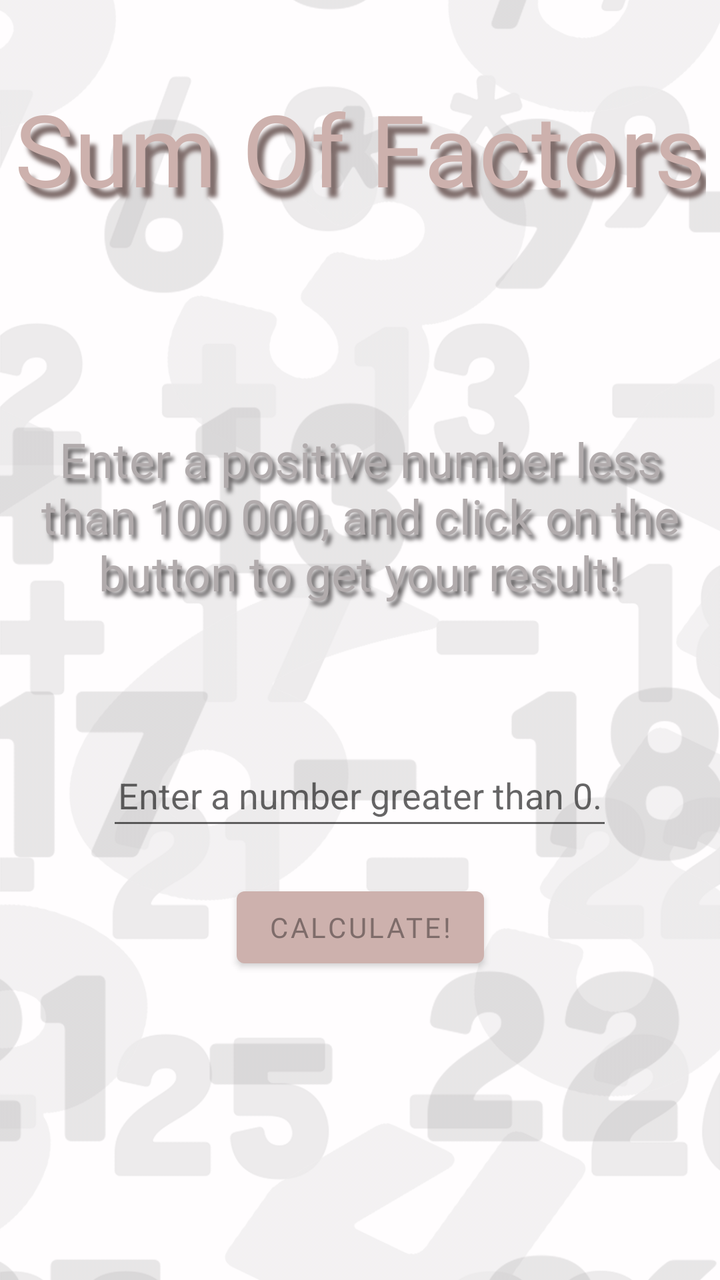
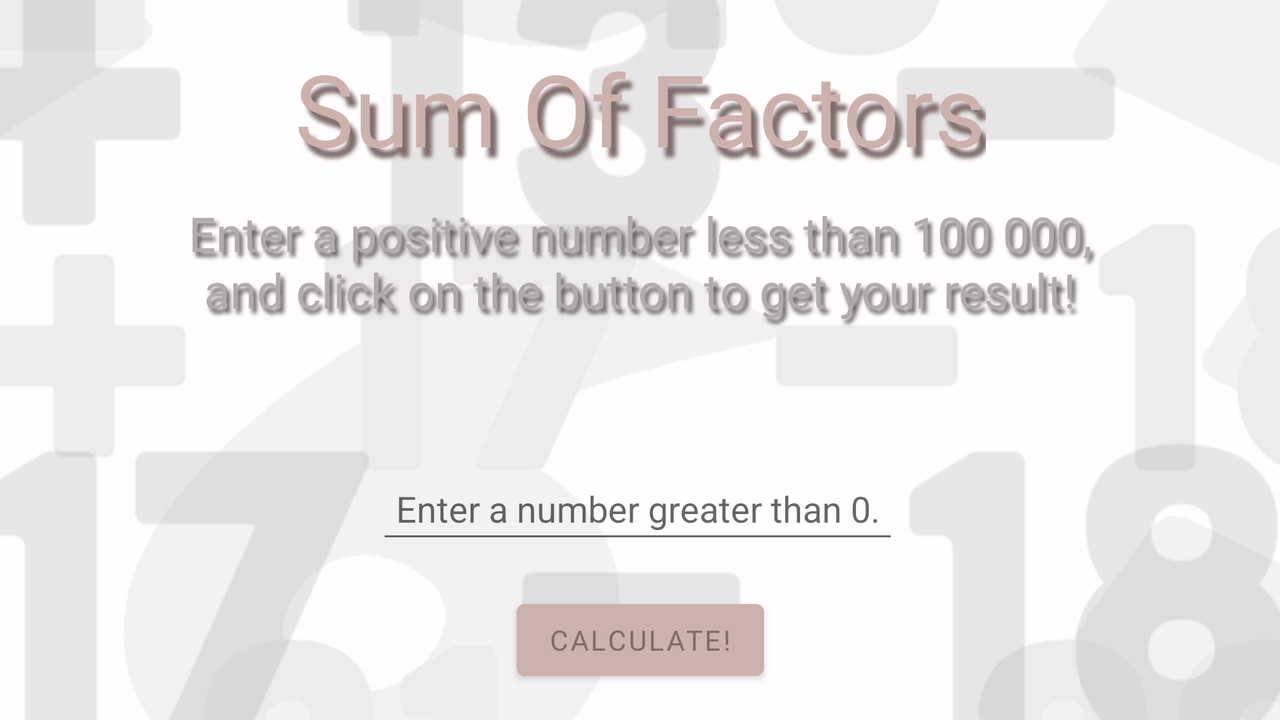

Two renders of one Android screen. The first uses the default layout on a phone; the second uses the alternative layout the repository ships for a different screen configuration, on a matching device. The two XML files are below.
<!-- AndroidManifest.xml: application theme Theme.SumOfFactorsApp -->
<!-- res/layout/activity_main.xml -->
<?xml version="1.0" encoding="utf-8"?>
<androidx.constraintlayout.widget.ConstraintLayout xmlns:android="http://schemas.android.com/apk/res/android"
    xmlns:app="http://schemas.android.com/apk/res-auto"
    xmlns:tools="http://schemas.android.com/tools"
    android:layout_width="match_parent"
    android:layout_height="match_parent"
    android:background="@color/very_light_pink"
    tools:context=".MainActivity">

    <ImageView
        android:id="@+id/backgroundImage"
        android:layout_width="fill_parent"
        android:layout_height="fill_parent"
        android:alpha=".4"
        android:scaleType="centerCrop"
        app:layout_constraintBottom_toBottomOf="parent"
        app:layout_constraintEnd_toEndOf="parent"
        app:layout_constraintStart_toStartOf="parent"
        app:layout_constraintTop_toTopOf="parent"
        app:srcCompat="@drawable/letsgoo"
        tools:ignore="ImageContrastCheck"
        android:contentDescription="@string/todo" />

    <TextView
        android:id="@+id/titleMainPage"
        android:layout_width="wrap_content"
        android:layout_height="wrap_content"
        android:alpha="1"
        android:fontFamily="@font/carter_one"
        android:shadowColor="#7E6C6A"
        android:shadowDx="10"
        android:shadowDy="15"
        android:shadowRadius="5"
        android:text="@string/sum_of_factors"
        android:textColor="#CDB1AD"
        android:textSize="50sp"
        app:layout_constraintBottom_toBottomOf="parent"
        app:layout_constraintLeft_toLeftOf="parent"
        app:layout_constraintRight_toRightOf="parent"
        app:layout_constraintTop_toTopOf="parent"
        app:layout_constraintVertical_bias="0.071"
        tools:ignore="TextContrastCheck" />

    <TextView
        android:id="@+id/titleInformation"
        android:layout_width="338dp"
        android:layout_height="146dp"
        android:fontFamily="@font/carter_one"
        android:shadowColor="#5A5758"
        android:shadowDx="5"
        android:shadowDy="7"
        android:shadowRadius="5"
        android:text="@string/enter_a_positive_number_less_than_100_000_and_click_on_the_button_to_get_your_result"
        android:textAlignment="center"
        android:textColor="#B1ABAC"
        android:textSize="24sp"
        app:layout_constraintBottom_toBottomOf="parent"
        app:layout_constraintEnd_toEndOf="parent"
        app:layout_constraintHorizontal_bias="0.493"
        app:layout_constraintStart_toStartOf="parent"
        app:layout_constraintTop_toBottomOf="@+id/titleMainPage"
        app:layout_constraintVertical_bias="0.274"
        tools:ignore="TextContrastCheck" />

    <Button
        android:id="@+id/calculateButton"
        android:layout_width="wrap_content"
        android:layout_height="wrap_content"
        android:layout_marginTop="16dp"
        android:layout_marginBottom="128dp"
        android:fontFamily="@font/carter_one"
        android:text="@string/calculate"
        android:textColor="#7E6C6A"
        app:layout_constraintBottom_toBottomOf="parent"
        app:layout_constraintEnd_toEndOf="parent"
        app:layout_constraintStart_toStartOf="parent"
        app:layout_constraintTop_toBottomOf="@+id/userInput"
        app:layout_constraintVertical_bias="0.125"
        tools:ignore="TextContrastCheck" />

    <EditText
        android:id="@+id/userInput"
        android:layout_width="253dp"
        android:layout_height="48dp"
        android:ems="10"
        android:gravity="center"
        android:hint="@string/enter_a_number_greater_than_0"
        android:importantForAutofill="no"
        android:inputType="number"
        android:maxLength="5"
        android:minHeight="48dp"
        app:layout_constraintBottom_toBottomOf="parent"
        app:layout_constraintEnd_toEndOf="parent"
        app:layout_constraintHorizontal_bias="0.497"
        app:layout_constraintStart_toStartOf="parent"
        app:layout_constraintTop_toBottomOf="@+id/titleInformation"
        app:layout_constraintVertical_bias="0.054"
        tools:ignore="TextContrastCheck" />


</androidx.constraintlayout.widget.ConstraintLayout>
<!-- resources referenced by this layout -->
<resources>
  <color name="very_light_pink">#FFFDFE</color>
  <!-- drawable letsgoo: png bitmap (drawable, 284484 bytes) -->
  <string name="calculate">Calculate!</string>
  <string name="enter_a_number_greater_than_0">Enter a number greater than 0.</string>
  <string name="enter_a_positive_number_less_than_100_000_and_click_on_the_button_to_get_your_result">Enter a positive number less than 100 000, and click on the button to get your result!</string>
  <string name="sum_of_factors">Sum Of Factors</string>
  <string name="todo">TODO</string>
  <style name="Theme.SumOfFactorsApp" parent="Theme.MaterialComponents.DayNight.DarkActionBar">
          
          <item name="colorPrimary">@color/medium_light_red</item>
          <item name="colorPrimaryVariant">@color/light_red</item>
          <item name="colorOnPrimary">@color/light_pink</item>
          
          <item name="colorSecondary">@color/grey</item>
          <item name="colorSecondaryVariant">@color/light_grey</item>
          <item name="colorOnSecondary">@color/medium_light_red</item>
          
          <item name="android:statusBarColor" tools:targetApi="l">?attr/colorPrimaryVariant</item>
          
      </style>
  <color name="medium_light_red">#CDB1AD</color>
  <color name="light_red">#FADFE2</color>
  <color name="light_pink">#FDF5F6</color>
  <color name="grey">#7E7A7B</color>
  <color name="light_grey">#B1ABAC</color>
</resources>
<!-- res/layout-land/activity_main.xml (the repository's variant of the layout above) -->
<!-- drawn on the phone turned sideways -->
<?xml version="1.0" encoding="utf-8"?>
<androidx.constraintlayout.widget.ConstraintLayout xmlns:android="http://schemas.android.com/apk/res/android"
    xmlns:app="http://schemas.android.com/apk/res-auto"
    xmlns:tools="http://schemas.android.com/tools"
    android:layout_width="match_parent"
    android:layout_height="match_parent"
    android:background="@color/very_light_pink"
    tools:context=".MainActivity">

    <ImageView
        android:id="@+id/backgroundImage"
        android:layout_width="fill_parent"
        android:layout_height="fill_parent"
        android:alpha=".4"
        android:contentDescription="@string/todo"
        android:scaleType="centerCrop"
        app:layout_constraintBottom_toBottomOf="parent"
        app:layout_constraintEnd_toEndOf="parent"
        app:layout_constraintStart_toStartOf="parent"
        app:layout_constraintTop_toTopOf="parent"
        app:srcCompat="@drawable/letsgoo"
        tools:ignore="ImageContrastCheck" />

    <TextView
        android:id="@+id/titleMainPage"
        android:layout_width="wrap_content"
        android:layout_height="wrap_content"
        android:alpha="1"
        android:fontFamily="@font/carter_one"
        android:shadowColor="#7E6C6A"
        android:shadowDx="10"
        android:shadowDy="15"
        android:shadowRadius="5"
        android:text="@string/sum_of_factors"
        android:textColor="#CDB1AD"
        android:textSize="50sp"
        app:layout_constraintBottom_toBottomOf="parent"
        app:layout_constraintLeft_toLeftOf="parent"
        app:layout_constraintRight_toRightOf="parent"
        app:layout_constraintTop_toTopOf="parent"
        app:layout_constraintVertical_bias="0.071"
        tools:ignore="TextContrastCheck" />

    <TextView
        android:id="@+id/titleInformation"
        android:layout_width="459dp"
        android:layout_height="109dp"
        android:fontFamily="@font/carter_one"
        android:shadowColor="#5A5758"
        android:shadowDx="5"
        android:shadowDy="7"
        android:shadowRadius="5"
        android:text="@string/enter_a_positive_number_less_than_100_000_and_click_on_the_button_to_get_your_result"
        android:textAlignment="center"
        android:textColor="#B1ABAC"
        android:textSize="24sp"
        app:layout_constraintBottom_toBottomOf="parent"
        app:layout_constraintEnd_toEndOf="parent"
        app:layout_constraintStart_toStartOf="parent"
        app:layout_constraintTop_toBottomOf="@+id/titleMainPage"
        app:layout_constraintVertical_bias="0.079"
        tools:ignore="TextContrastCheck" />

    <Button
        android:id="@+id/calculateButton"
        android:layout_width="wrap_content"
        android:layout_height="wrap_content"
        android:layout_marginBottom="16dp"
        android:fontFamily="@font/carter_one"
        android:text="@string/calculate"
        android:textColor="#7E6C6A"
        app:layout_constraintBottom_toBottomOf="parent"
        app:layout_constraintEnd_toEndOf="parent"
        app:layout_constraintStart_toStartOf="parent"
        tools:ignore="TextContrastCheck" />

    <EditText
        android:id="@+id/userInput"
        android:layout_width="261dp"
        android:layout_height="48dp"
        android:ems="10"
        android:gravity="center"
        android:hint="@string/enter_a_number_greater_than_0"
        android:importantForAutofill="no"
        android:inputType="number"
        android:maxLength="5"
        android:minHeight="48dp"
        app:layout_constraintBottom_toTopOf="@+id/calculateButton"
        app:layout_constraintEnd_toEndOf="parent"
        app:layout_constraintHorizontal_bias="0.497"
        app:layout_constraintStart_toStartOf="parent"
        app:layout_constraintTop_toBottomOf="@+id/titleInformation"
        tools:ignore="TextContrastCheck" />


</androidx.constraintlayout.widget.ConstraintLayout>
